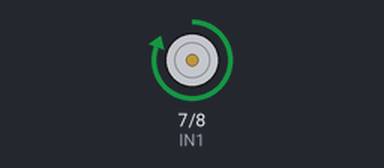
A sketch run on a simulated Arduino Nano, built with avr-gcc and run on an emulated ATmega328P. On the bench: motor-driver pin pairs drawn as motors (green arrow = first pin HIGH = forward, orange = second pin HIGH = backward, longer = more drive).

Above: at 0.1 s.
At 1.6 s:
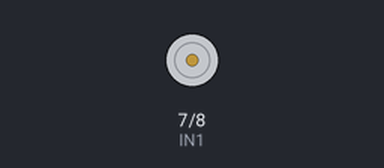
Timing chart, 0 to 3.1 s (numbered marks = the images above):
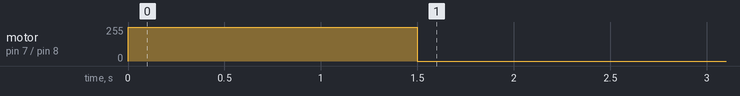

The sketch:

dir-ejemplo.ino
```cpp
// GLOBALT Robotics · Lección 9: un motor con el puente H L298N
// IN1 en D7, IN2 en D8. ENA lleva el puente puesto (siempre habilitado).
// El motor se alimenta con su batería a través del L298N; el Nano solo da las órdenes.

const int IN1 = 7;
const int IN2 = 8;

void setup() {
  pinMode(IN1, OUTPUT);
  pinMode(IN2, OUTPUT);

  // Adelante durante 1,5 segundos
  digitalWrite(IN1, HIGH);
  digitalWrite(IN2, LOW);
  delay(1500);

  // Parar: IN1 e IN2 iguales (freno)
  digitalWrite(IN1, LOW);
  digitalWrite(IN2, LOW);

  // Práctica: añade aquí un giro hacia atrás de 1 segundo y vuelve a parar.
}

void loop() {
}
```
